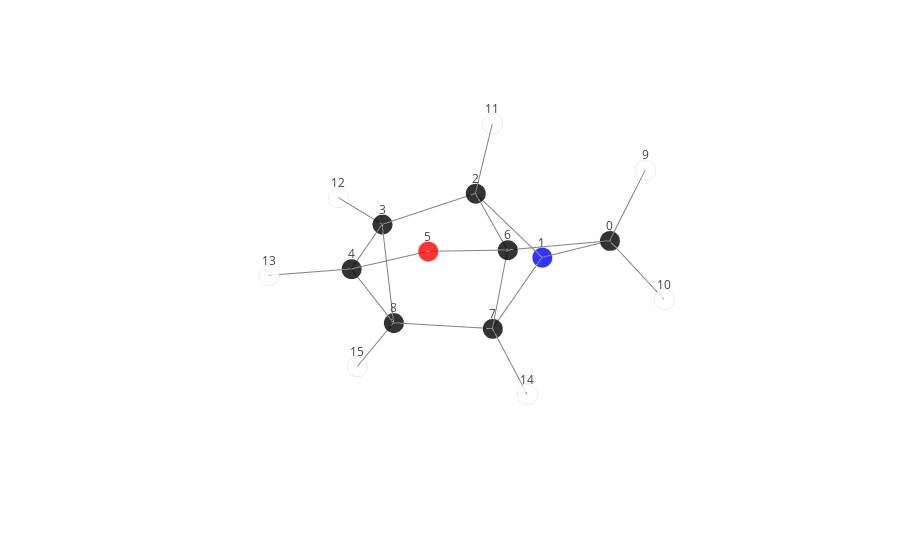
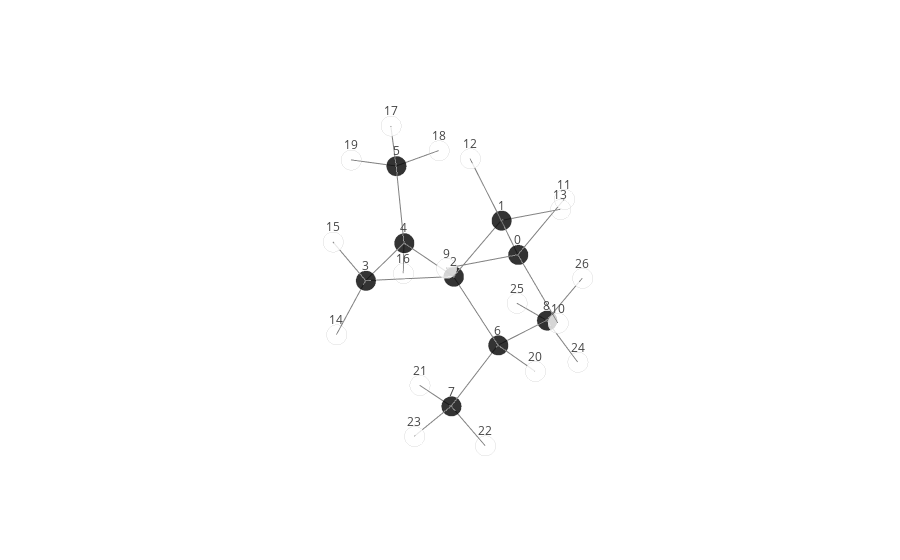
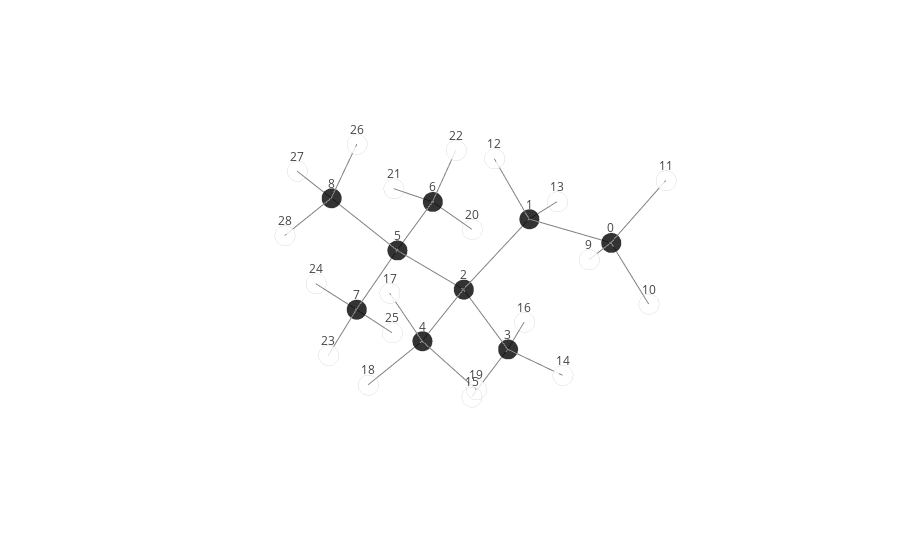

The notebook cell saved with these charts, in order:
### Code cell
# Plots

plot_molecule('dsgdb9nsd_133885', structures)

plot_molecule('dsgdb9nsd_105227', structures)

plot_molecule('dsgdb9nsd_099964', structures)

### Figure 1 — Plotly figure (JSON) as saved in the notebook; plotly's stock layout.template omitted (floating-point values rounded to 4 significant figures)
{"data": [{"marker": {"color": ["black", "blue", "black", "black", "black", "red", "black", "black", "black", "white", "white", "white", "white", "white", "white", "white"], "line": {"color": "lightgray", "width": 2}, "opacity": 0.8, "size": 7, "symbol": "circle"}, "mode": "markers", "text": ["C", "N", "C", "C", "C", "O", "C", "C", "C", "H", "H", "H", "H", "H", "H", "H"], "type": "scatter3d", "uid": "2823e99b-6e4b-4349-a811-9f3c126e50bd", "x": [-1.41, -1.565, -0.8329, 0.271, 1.528, 1.25, -0.0574, -0.09593, 0.8167, -2.09, -1.44, -1.454, 0.2778, 2.516, 0.0137, 1.261], "y": [1.337, 0.09912, -0.7076, -1.619, -0.7551, 0.4586, 0.6112, 0.3804, -0.8131, 1.327, 2.287, -0.9673, -2.698, -1.152, 1.199, -1.247], "z": [0.41, -0.5169, 0.6043, 0.1448, 0.3395, 1.047, 0.5411, -0.9721, -1.022, 1.264, -0.1275, 1.459, 0.1958, 0.5274, -1.68, -1.907]}, {"hoverinfo": "none", "marker": {"color": "grey", "opacity": 1, "size": 7}, "mode": "lines", "type": "scatter3d", "uid": "94b461e2-4e54-491b-943f-c2ea212e440a", "x": [0.271, 1.528, null, -0.8329, 0.271, null, -1.41, -0.0574, null, -1.565, -0.8329, null, -0.8329, -0.0574, null, 1.528, 1.25, null, -1.41, -1.565, null, -0.0574, -0.09593, null, -1.565, -0.09593, null, -1.41, -1.44, null, 1.528, 2.516, null, 0.8167, -0.09593, null, 0.8167, 0.271, null, 0.0137, -0.09593, null, 1.25, -0.0574, null, 0.271, 0.2778, null, -0.8329, -1.454, null, 0.8167, 1.261, null, 0.8167, 1.528, null, -1.41, -2.09, null], "y": [-1.619, -0.7551, null, -0.7076, -1.619, null, 1.337, 0.6112, null, 0.09912, -0.7076, null, -0.7076, 0.6112, null, -0.7551, 0.4586, null, 1.337, 0.09912, null, 0.6112, 0.3804, null, 0.09912, 0.3804, null, 1.337, 2.287, null, -0.7551, -1.152, null, -0.8131, 0.3804, null, -0.8131, -1.619, null, 1.199, 0.3804, null, 0.4586, 0.6112, null, -1.619, -2.698, null, -0.7076, -0.9673, null, -0.8131, -1.247, null, -0.8131, -0.7551, null, 1.337, 1.327, null], "z": [0.1448, 0.3395, null, 0.6043, 0.1448, null, 0.41, 0.5411, null, -0.5169, 0.6043, null, 0.6043, 0.5411, null, 0.3395, 1.047, null, 0.41, -0.5169, null, 0.5411, -0.9721, null, -0.5169, -0.9721, null, 0.41, -0.1275, null, 0.3395, 0.5274, null, -1.022, -0.9721, null, -1.022, 0.1448, null, -1.68, -0.9721, null, 1.047, 0.5411, null, 0.1448, 0.1958, null, 0.6043, 1.459, null, -1.022, -1.907, null, -1.022, 0.3395, null, 0.41, 1.264, null]}], "layout": {"margin": {"b": 0, "l": 0, "r": 0, "t": 0}, "scene": {"annotations": [{"showarrow": false, "text": "0", "x": -1.41, "y": 1.337, "yshift": 15, "z": 0.41}, {"showarrow": false, "text": "1", "x": -1.565, "y": 0.09912, "yshift": 15, "z": -0.5169}, {"showarrow": false, "text": "2", "x": -0.8329, "y": -0.7076, "yshift": 15, "z": 0.6043}, {"showarrow": false, "text": "3", "x": 0.271, "y": -1.619, "yshift": 15, "z": 0.1448}, {"showarrow": false, "text": "4", "x": 1.528, "y": -0.7551, "yshift": 15, "z": 0.3395}, {"showarrow": false, "text": "5", "x": 1.25, "y": 0.4586, "yshift": 15, "z": 1.047}, {"showarrow": false, "text": "6", "x": -0.0574, "y": 0.6112, "yshift": 15, "z": 0.5411}, {"showarrow": false, "text": "7", "x": -0.09593, "y": 0.3804, "yshift": 15, "z": -0.9721}, {"showarrow": false, "text": "8", "x": 0.8167, "y": -0.8131, "yshift": 15, "z": -1.022}, {"showarrow": false, "text": "9", "x": -2.09, "y": 1.327, "yshift": 15, "z": 1.264}, {"showarrow": false, "text": "10", "x": -1.44, "y": 2.287, "yshift": 15, "z": -0.1275}, {"showarrow": false, "text": "11", "x": -1.454, "y": -0.9673, "yshift": 15, "z": 1.459}, {"showarrow": false, "text": "12", "x": 0.2778, "y": -2.698, "yshift": 15, "z": 0.1958}, {"showarrow": false, "text": "13", "x": 2.516, "y": -1.152, "yshift": 15, "z": 0.5274}, {"showarrow": false, "text": "14", "x": 0.0137, "y": 1.199, "yshift": 15, "z": -1.68}, {"showarrow": false, "text": "15", "x": 1.261, "y": -1.247, "yshift": 15, "z": -1.907}], "xaxis": {"showgrid": false, "showticklabels": false, "title": {"font": {"color": "white"}}, "zeroline": false}, "yaxis": {"showgrid": false, "showticklabels": false, "title": {"font": {"color": "white"}}, "zeroline": false}, "zaxis": {"showgrid": false, "showticklabels": false, "title": {"font": {"color": "white"}}, "zeroline": false}}, "showlegend": false}}

### Figure 2 — Plotly figure (JSON) as saved in the notebook; plotly's stock layout.template omitted (floating-point values rounded to 4 significant figures)
{"data": [{"marker": {"color": ["black", "black", "black", "black", "black", "black", "black", "black", "black", "white", "white", "white", "white", "white", "white", "white", "white", "white", "white", "white", "white", "white", "white", "white", "white", "white", "white"], "line": {"color": "lightgray", "width": 2}, "opacity": 0.8, "size": 7, "symbol": "circle"}, "mode": "markers", "text": ["C", "C", "C", "C", "C", "C", "C", "C", "C", "H", "H", "H", "H", "H", "H", "H", "H", "H", "H", "H", "H", "H", "H", "H", "H", "H", "H"], "type": "scatter3d", "uid": "ac56f8b8-28d0-49e6-afed-fec1ddac9540", "x": [1.182, 0.2115, 0.5368, 1.736, 0.3466, -0.2676, 0.2123, 1.018, -1.295, 2.209, 1.178, 0.914, 0.2179, -0.8111, 2.404, 2.237, 0.09639, 0.06333, -1.363, 0.01701, 0.4665, 0.8619, 0.708, 2.091, -1.546, -1.605, -1.898], "y": [1.443, 0.2986, -0.4438, -1.373, -1.95, -2.797, 0.3692, -0.01844, 0.3227, 1.073, 2.22, 1.922, -0.4027, 0.6944, -1.445, -1.472, -2.312, -2.495, -2.748, -3.848, 1.415, -1.065, 0.5965, 0.1358, 0.9944, -0.6886, 0.6215], "z": [0.2975, -0.0271, -1.323, -1.274, -1.389, -0.2944, -2.593, -3.841, -2.901, 0.3871, -0.4731, 1.245, 0.8127, -0.07448, -2.124, -0.315, -2.384, 0.7029, -0.311, -0.422, -2.376, -4.127, -4.692, -3.696, -3.729, -3.187, -2.038]}, {"hoverinfo": "none", "marker": {"color": "grey", "opacity": 1, "size": 7}, "mode": "lines", "type": "scatter3d", "uid": "6c041b49-67cd-455f-9dca-08923937f5d9", "x": [0.5368, 1.736, null, 0.5368, 0.2123, null, 0.3466, -0.2676, null, 0.06333, -0.2676, null, 0.09639, 0.3466, null, 1.182, 0.914, null, 1.018, 2.091, null, 1.736, 0.3466, null, -1.295, -1.898, null, -1.295, -1.605, null, 0.5368, 0.3466, null, 0.4665, 0.2123, null, 1.182, 1.178, null, 1.182, 0.2115, null, 0.2123, 1.018, null, -1.546, -1.295, null, 1.736, 2.404, null, 0.2115, 0.2179, null, -1.295, 0.2123, null, -1.363, -0.2676, null, 0.2115, -0.8111, null, 0.8619, 1.018, null, 1.182, 2.209, null, 1.736, 2.237, null, 0.2115, 0.5368, null, 0.01701, -0.2676, null, 0.708, 1.018, null], "y": [-0.4438, -1.373, null, -0.4438, 0.3692, null, -1.95, -2.797, null, -2.495, -2.797, null, -2.312, -1.95, null, 1.443, 1.922, null, -0.01844, 0.1358, null, -1.373, -1.95, null, 0.3227, 0.6215, null, 0.3227, -0.6886, null, -0.4438, -1.95, null, 1.415, 0.3692, null, 1.443, 2.22, null, 1.443, 0.2986, null, 0.3692, -0.01844, null, 0.9944, 0.3227, null, -1.373, -1.445, null, 0.2986, -0.4027, null, 0.3227, 0.3692, null, -2.748, -2.797, null, 0.2986, 0.6944, null, -1.065, -0.01844, null, 1.443, 1.073, null, -1.373, -1.472, null, 0.2986, -0.4438, null, -3.848, -2.797, null, 0.5965, -0.01844, null], "z": [-1.323, -1.274, null, -1.323, -2.593, null, -1.389, -0.2944, null, 0.7029, -0.2944, null, -2.384, -1.389, null, 0.2975, 1.245, null, -3.841, -3.696, null, -1.274, -1.389, null, -2.901, -2.038, null, -2.901, -3.187, null, -1.323, -1.389, null, -2.376, -2.593, null, 0.2975, -0.4731, null, 0.2975, -0.0271, null, -2.593, -3.841, null, -3.729, -2.901, null, -1.274, -2.124, null, -0.0271, 0.8127, null, -2.901, -2.593, null, -0.311, -0.2944, null, -0.0271, -0.07448, null, -4.127, -3.841, null, 0.2975, 0.3871, null, -1.274, -0.315, null, -0.0271, -1.323, null, -0.422, -0.2944, null, -4.692, -3.841, null]}], "layout": {"margin": {"b": 0, "l": 0, "r": 0, "t": 0}, "scene": {"annotations": [{"showarrow": false, "text": "0", "x": 1.182, "y": 1.443, "yshift": 15, "z": 0.2975}, {"showarrow": false, "text": "1", "x": 0.2115, "y": 0.2986, "yshift": 15, "z": -0.0271}, {"showarrow": false, "text": "2", "x": 0.5368, "y": -0.4438, "yshift": 15, "z": -1.323}, {"showarrow": false, "text": "3", "x": 1.736, "y": -1.373, "yshift": 15, "z": -1.274}, {"showarrow": false, "text": "4", "x": 0.3466, "y": -1.95, "yshift": 15, "z": -1.389}, {"showarrow": false, "text": "5", "x": -0.2676, "y": -2.797, "yshift": 15, "z": -0.2944}, {"showarrow": false, "text": "6", "x": 0.2123, "y": 0.3692, "yshift": 15, "z": -2.593}, {"showarrow": false, "text": "7", "x": 1.018, "y": -0.01844, "yshift": 15, "z": -3.841}, {"showarrow": false, "text": "8", "x": -1.295, "y": 0.3227, "yshift": 15, "z": -2.901}, {"showarrow": false, "text": "9", "x": 2.209, "y": 1.073, "yshift": 15, "z": 0.3871}, {"showarrow": false, "text": "10", "x": 1.178, "y": 2.22, "yshift": 15, "z": -0.4731}, {"showarrow": false, "text": "11", "x": 0.914, "y": 1.922, "yshift": 15, "z": 1.245}, {"showarrow": false, "text": "12", "x": 0.2179, "y": -0.4027, "yshift": 15, "z": 0.8127}, {"showarrow": false, "text": "13", "x": -0.8111, "y": 0.6944, "yshift": 15, "z": -0.07448}, {"showarrow": false, "text": "14", "x": 2.404, "y": -1.445, "yshift": 15, "z": -2.124}, {"showarrow": false, "text": "15", "x": 2.237, "y": -1.472, "yshift": 15, "z": -0.315}, {"showarrow": false, "text": "16", "x": 0.09639, "y": -2.312, "yshift": 15, "z": -2.384}, {"showarrow": false, "text": "17", "x": 0.06333, "y": -2.495, "yshift": 15, "z": 0.7029}, {"showarrow": false, "text": "18", "x": -1.363, "y": -2.748, "yshift": 15, "z": -0.311}, {"showarrow": false, "text": "19", "x": 0.01701, "y": -3.848, "yshift": 15, "z": -0.422}, {"showarrow": false, "text": "20", "x": 0.4665, "y": 1.415, "yshift": 15, "z": -2.376}, {"showarrow": false, "text": "21", "x": 0.8619, "y": -1.065, "yshift": 15, "z": -4.127}, {"showarrow": false, "text": "22", "x": 0.708, "y": 0.5965, "yshift": 15, "z": -4.692}, {"showarrow": false, "text": "23", "x": 2.091, "y": 0.1358, "yshift": 15, "z": -3.696}, {"showarrow": false, "text": "24", "x": -1.546, "y": 0.9944, "yshift": 15, "z": -3.729}, {"showarrow": false, "text": "25", "x": -1.605, "y": -0.6886, "yshift": 15, "z": -3.187}, {"showarrow": false, "text": "26", "x": -1.898, "y": 0.6215, "yshift": 15, "z": -2.038}], "xaxis": {"showgrid": false, "showticklabels": false, "title": {"font": {"color": "white"}}, "zeroline": false}, "yaxis": {"showgrid": false, "showticklabels": false, "title": {"font": {"color": "white"}}, "zeroline": false}, "zaxis": {"showgrid": false, "showticklabels": false, "title": {"font": {"color": "white"}}, "zeroline": false}}, "showlegend": false}}

### Figure 3 — Plotly figure (JSON) as saved in the notebook; plotly's stock layout.template omitted (floating-point values rounded to 4 significant figures)
{"data": [{"marker": {"color": ["black", "black", "black", "black", "black", "black", "black", "black", "black", "white", "white", "white", "white", "white", "white", "white", "white", "white", "white", "white", "white", "white", "white", "white", "white", "white", "white", "white", "white"], "line": {"color": "lightgray", "width": 2}, "opacity": 0.8, "size": 7, "symbol": "circle"}, "mode": "markers", "text": ["C", "C", "C", "C", "C", "C", "C", "C", "C", "H", "H", "H", "H", "H", "H", "H", "H", "H", "H", "H", "H", "H", "H", "H", "H", "H", "H", "H", "H"], "type": "scatter3d", "uid": "e27b7786-8062-44c6-aeb6-adf3c6c7ccea", "x": [-0.05169, -0.1433, 0.7233, 0.1238, 2.157, 0.7429, -0.6759, 1.312, 1.619, 0.948, -0.3093, -0.7508, 0.1223, -1.192, -0.0006104, 0.773, -0.8596, 2.58, 2.835, 2.165, -1.381, -0.6427, -1.087, 2.293, 1.433, 0.6453, 1.326, 1.521, 2.678], "y": [1.596, 0.08893, -0.4584, 0.05019, 0.1044, -2.05, -2.635, -2.634, -2.58, 1.894, 2.201, 1.868, -0.4379, -0.157, 1.137, -0.1743, -0.3845, -0.03767, -0.364, 1.178, -2.255, -3.724, -2.423, -2.222, -3.718, -2.461, -2.168, -3.669, -2.359], "z": [0.1533, -0.1273, -1.301, -2.631, -1.188, -1.267, -1.085, -2.58, -0.1091, 0.4814, -0.7218, 0.9506, 0.7963, -0.3241, -2.605, -3.481, -2.835, -0.1889, -1.907, -1.396, -1.83, -1.195, -0.09406, -2.832, -2.478, -3.429, 0.8611, -0.04025, -0.2618]}, {"hoverinfo": "none", "marker": {"color": "grey", "opacity": 1, "size": 7}, "mode": "lines", "type": "scatter3d", "uid": "a900fead-5779-4ed7-8d45-9102c652a198", "x": [2.835, 2.157, null, 0.7233, 0.1238, null, 1.619, 1.521, null, 1.433, 1.312, null, -0.05169, -0.7508, null, 1.312, 2.293, null, -0.6427, -0.6759, null, 0.6453, 1.312, null, 1.619, 1.326, null, 0.7233, 2.157, null, 0.7429, -0.6759, null, 2.58, 2.157, null, 1.619, 0.7429, null, -1.381, -0.6759, null, -0.05169, -0.3093, null, -0.05169, -0.1433, null, 0.1238, -0.0006104, null, -0.1433, 0.1223, null, -0.1433, -1.192, null, 0.7429, 1.312, null, -0.05169, 0.948, null, 0.1238, 0.773, null, -1.087, -0.6759, null, -0.1433, 0.7233, null, 2.165, 2.157, null, 0.7233, 0.7429, null, 1.619, 2.678, null, -0.8596, 0.1238, null], "y": [-0.364, 0.1044, null, -0.4584, 0.05019, null, -2.58, -3.669, null, -3.718, -2.634, null, 1.596, 1.868, null, -2.634, -2.222, null, -3.724, -2.635, null, -2.461, -2.634, null, -2.58, -2.168, null, -0.4584, 0.1044, null, -2.05, -2.635, null, -0.03767, 0.1044, null, -2.58, -2.05, null, -2.255, -2.635, null, 1.596, 2.201, null, 1.596, 0.08893, null, 0.05019, 1.137, null, 0.08893, -0.4379, null, 0.08893, -0.157, null, -2.05, -2.634, null, 1.596, 1.894, null, 0.05019, -0.1743, null, -2.423, -2.635, null, 0.08893, -0.4584, null, 1.178, 0.1044, null, -0.4584, -2.05, null, -2.58, -2.359, null, -0.3845, 0.05019, null], "z": [-1.907, -1.188, null, -1.301, -2.631, null, -0.1091, -0.04025, null, -2.478, -2.58, null, 0.1533, 0.9506, null, -2.58, -2.832, null, -1.195, -1.085, null, -3.429, -2.58, null, -0.1091, 0.8611, null, -1.301, -1.188, null, -1.267, -1.085, null, -0.1889, -1.188, null, -0.1091, -1.267, null, -1.83, -1.085, null, 0.1533, -0.7218, null, 0.1533, -0.1273, null, -2.631, -2.605, null, -0.1273, 0.7963, null, -0.1273, -0.3241, null, -1.267, -2.58, null, 0.1533, 0.4814, null, -2.631, -3.481, null, -0.09406, -1.085, null, -0.1273, -1.301, null, -1.396, -1.188, null, -1.301, -1.267, null, -0.1091, -0.2618, null, -2.835, -2.631, null]}], "layout": {"margin": {"b": 0, "l": 0, "r": 0, "t": 0}, "scene": {"annotations": [{"showarrow": false, "text": "0", "x": -0.05169, "y": 1.596, "yshift": 15, "z": 0.1533}, {"showarrow": false, "text": "1", "x": -0.1433, "y": 0.08893, "yshift": 15, "z": -0.1273}, {"showarrow": false, "text": "2", "x": 0.7233, "y": -0.4584, "yshift": 15, "z": -1.301}, {"showarrow": false, "text": "3", "x": 0.1238, "y": 0.05019, "yshift": 15, "z": -2.631}, {"showarrow": false, "text": "4", "x": 2.157, "y": 0.1044, "yshift": 15, "z": -1.188}, {"showarrow": false, "text": "5", "x": 0.7429, "y": -2.05, "yshift": 15, "z": -1.267}, {"showarrow": false, "text": "6", "x": -0.6759, "y": -2.635, "yshift": 15, "z": -1.085}, {"showarrow": false, "text": "7", "x": 1.312, "y": -2.634, "yshift": 15, "z": -2.58}, {"showarrow": false, "text": "8", "x": 1.619, "y": -2.58, "yshift": 15, "z": -0.1091}, {"showarrow": false, "text": "9", "x": 0.948, "y": 1.894, "yshift": 15, "z": 0.4814}, {"showarrow": false, "text": "10", "x": -0.3093, "y": 2.201, "yshift": 15, "z": -0.7218}, {"showarrow": false, "text": "11", "x": -0.7508, "y": 1.868, "yshift": 15, "z": 0.9506}, {"showarrow": false, "text": "12", "x": 0.1223, "y": -0.4379, "yshift": 15, "z": 0.7963}, {"showarrow": false, "text": "13", "x": -1.192, "y": -0.157, "yshift": 15, "z": -0.3241}, {"showarrow": false, "text": "14", "x": -0.0006104, "y": 1.137, "yshift": 15, "z": -2.605}, {"showarrow": false, "text": "15", "x": 0.773, "y": -0.1743, "yshift": 15, "z": -3.481}, {"showarrow": false, "text": "16", "x": -0.8596, "y": -0.3845, "yshift": 15, "z": -2.835}, {"showarrow": false, "text": "17", "x": 2.58, "y": -0.03767, "yshift": 15, "z": -0.1889}, {"showarrow": false, "text": "18", "x": 2.835, "y": -0.364, "yshift": 15, "z": -1.907}, {"showarrow": false, "text": "19", "x": 2.165, "y": 1.178, "yshift": 15, "z": -1.396}, {"showarrow": false, "text": "20", "x": -1.381, "y": -2.255, "yshift": 15, "z": -1.83}, {"showarrow": false, "text": "21", "x": -0.6427, "y": -3.724, "yshift": 15, "z": -1.195}, {"showarrow": false, "text": "22", "x": -1.087, "y": -2.423, "yshift": 15, "z": -0.09406}, {"showarrow": false, "text": "23", "x": 2.293, "y": -2.222, "yshift": 15, "z": -2.832}, {"showarrow": false, "text": "24", "x": 1.433, "y": -3.718, "yshift": 15, "z": -2.478}, {"showarrow": false, "text": "25", "x": 0.6453, "y": -2.461, "yshift": 15, "z": -3.429}, {"showarrow": false, "text": "26", "x": 1.326, "y": -2.168, "yshift": 15, "z": 0.8611}, {"showarrow": false, "text": "27", "x": 1.521, "y": -3.669, "yshift": 15, "z": -0.04025}, {"showarrow": false, "text": "28", "x": 2.678, "y": -2.359, "yshift": 15, "z": -0.2618}], "xaxis": {"showgrid": false, "showticklabels": false, "title": {"font": {"color": "white"}}, "zeroline": false}, "yaxis": {"showgrid": false, "showticklabels": false, "title": {"font": {"color": "white"}}, "zeroline": false}, "zaxis": {"showgrid": false, "showticklabels": false, "title": {"font": {"color": "white"}}, "zeroline": false}}, "showlegend": false}}
